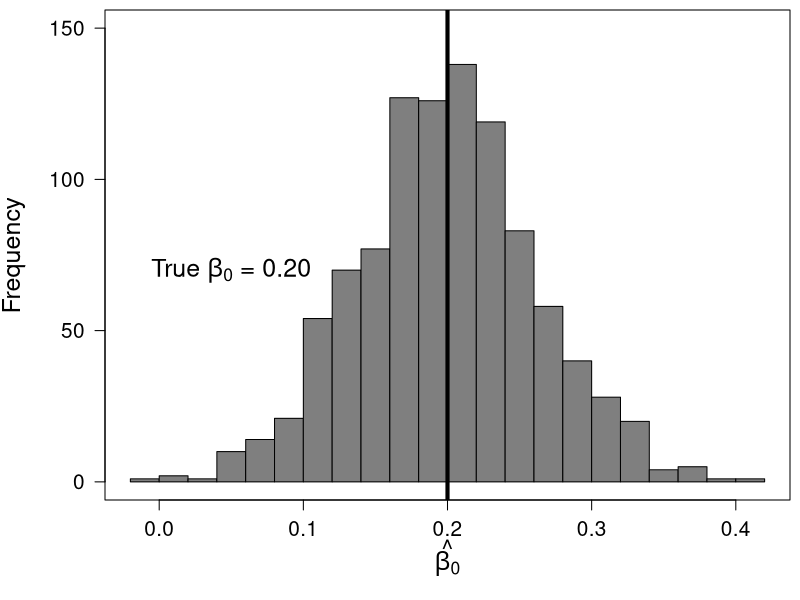
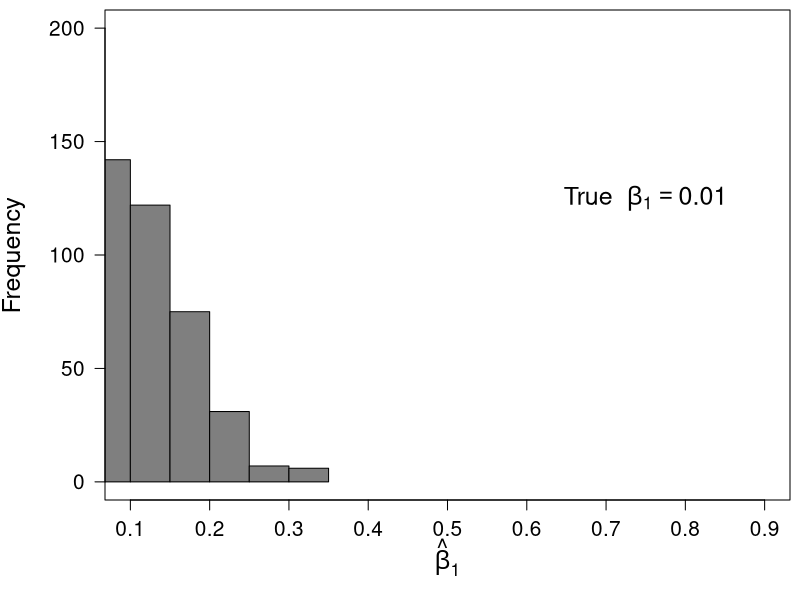

These figures' R source, in order:
library(stringi)
# OLS as a Probability Model
set.seed(123456) # Set the seed for reproducible results
## junk
reps <- 1000 # Set the number of repetitions at the top of the script
par.est <- matrix(NA, nrow = reps, ncol = 4) # Empty matrix to store the
# estimates 
b0 <- .2 # True value for the intercept
b1 <- .5 # True value for the slope
n <- 1000 # Sample size
X <- runif(n, -1, 1) # Create a sample of n observations on the 
# independent variable X

for(i in 1:reps){ # Start the loop
  Y <- rnorm(n, b0 + b1*X, 1) # The true DGP, Y ~ N(mu, sigma)
  model <- lm(Y ~ X) # Estimate OLS model
  vcv <- vcov(model) # Variance-covariance matrix
  par.est[i, 1] <- model$coef[1] # Put the estimate for the intercept
  # in the first column
  par.est[i, 2] <- model$coef[2] # Put the estimate for the coefficient on
  # X in the second column
  par.est[i, 3] <- sqrt(diag(vcv)[1]) # SE of the intercept
  par.est[i, 4] <- sqrt(diag(vcv)[2]) # SE of the coefficient on X
} # End the loop

# Logit
# Inverse Logit Function
inv.logit <- function(p){
  return(exp(p)/(1 + exp(p)))
}

# CP Function
coverage <- function(b, se, true, level = .95, df = Inf){ # Estimate, 
  # standard error,
  # true parameter, 
  # confidence level, 
  # and df  
  qtile <- level + (1 - level) / 2 # Compute the proper quantile
  lower.bound <- b - qt(qtile, df = df) * se # Lower bound
  upper.bound <- b + qt(qtile, df = df) * se # Upper bound 
  # Is the true parameter in the confidence interval? (yes = 1)
  true.in.ci <- ifelse(true >= lower.bound & true <= upper.bound, 1, 0)
  cp <- mean(true.in.ci) # The coverage probability
  mc.lower.bound <- cp - 1.96 * sqrt((cp * (1 - cp)) / length(b)) # Monte Carlo error  
  mc.upper.bound <- cp + 1.96 * sqrt((cp * (1 - cp)) / length(b))  
  return(list(coverage.probability = cp, # Return results
              true.in.ci = true.in.ci,
              ci = cbind(lower.bound, upper.bound),
              mc.eb = c(mc.lower.bound, mc.upper.bound)))
}

set.seed(32945) # Set the seed for reproducible results

reps <- 1000 # Set the number of repetitions at the top of the script
par.est.logit <- matrix(NA, nrow = reps, ncol = 4) # Empty matrix to store
# the estimates 
b0 <- 0.2 # True value for the intercept
b1 <- 0.01 # True value for the slope
n <- 1000 # Sample size
X <- runif(n, -1, 1) # Create a sample of n observations on the 
# independent variable X

for(i in 1:reps){ # Start the loop
  Y <- rbinom(n, 1, inv.logit(b0 + b1*X)) # The true DGP, Bernoulli trials
  model <- glm(Y ~ X, family = binomial (link = logit)) # Estimate logit model
  vcv <- vcov(model) # Variance-covariance matrix
  par.est.logit[i, 1] <- model$coef[1] # Put the estimate for the 
  # intercept in the first column
  par.est.logit[i, 2] <- model$coef[2] # Put the estimate for the coefficient 
  # on X in the second column
  par.est.logit[i, 3] <- sqrt(diag(vcv)[1]) # SE of the intercept
  par.est.logit[i, 4] <- sqrt(diag(vcv)[2]) # SE of the coefficient on X
} # End the loop

cp.beta0.logit <- coverage(par.est.logit[ , 1], par.est.logit[ , 3], b0,
                           df = n - model$rank)
cp.beta1.logit <- coverage(par.est.logit[ , 2], par.est.logit[ , 4], b1,
                           df = n - model$rank)

pdf("vignettes/images/logit-hist1.pdf")

par(mar = c(5, 5.25, .5, .5))
hist(par.est.logit[ , 1], breaks = 25, col = "gray50", ylim = c(0, 150),
     xlab = "", ylab = "", main = "", axes = FALSE)
axis(1, cex.axis = 1.25)
axis(2, cex.axis = 1.25, las = 2)
title(xlab = expression(hat(beta[0])), cex.lab = 1.5)
title(ylab = expression("Frequency"), line = 3.75, cex.lab = 1.5)
abline(v = b0, lwd = 4)
text(.05, 70, expression("True"~beta[0]~"= 0.20"), cex = 1.5)
box()

dev.off()

pdf("vignettes/images/logit-hist2.pdf")

par(mar = c(5, 5.25, .5, .5))
hist(par.est.logit[ , 2], breaks = 25, xlim = c(.1, .9), col = "gray50",
     ylim = c(0, 200), xlab = "", ylab = "", main = "", axes = FALSE)
axis(1, at = seq(.1, .9, .1), cex.axis = 1.25)
axis(2, cex.axis = 1.25, las = 2)
title(xlab = expression(hat(beta)[1]), cex.lab = 1.5)
title(ylab = expression("Frequency"), line = 3.75, cex.lab = 1.5)
abline(v = b1, lwd = 4)
text(.75, 125, bquote("True "~beta[1]==.(b1)), cex = 1.5)
box()

dev.off()
x <- rnorm(100, 0, 1)
x <- matrix(x, nrow = 10)
y <- rnorm(10, 1, 1)
mod3 <- glm(y ~ x)
s3 <- simulate(mod3, nsim = 3)
